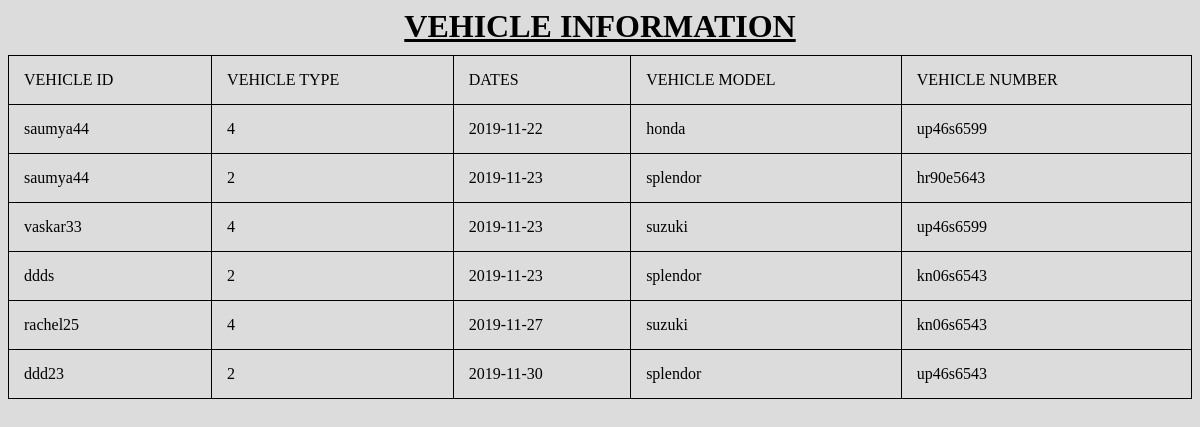
Screenshot of /admin/vehi.php with the database file from the repository.
### tables this page shows
CREATE TABLE `vehicle` (
  `vehicle_id` varchar(100) NOT NULL,
  `vehicle_type` enum('2','3','4') NOT NULL,
  `dates` date NOT NULL,
  `vehicle_model` varchar(50) NOT NULL,
  `vehicle_number` varchar(50) NOT NULL
);

### admin/vehi.php (the view, shortened to what this page needs)
<?php
       $dbname ="plaza";
$host="localhost";
$username="root";
$password="";
$conn = new mysqli($host, $username, $password, $dbname);
?>
<?php
$sql = "SELECT * from vehicle";
$result = mysqli_query($conn,$sql);
?>
<html>
<head><link rel="stylesheet" type="text/css" href="hh.css"></head>
    <body>
     <h1>VEHICLE INFORMATION</h1>
        <table >
            <tr>
                <td>VEHICLE ID</td>
                <td>VEHICLE TYPE</td>
                <td>DATES</td>
                <td>VEHICLE MODEL</td>
                <td>VEHICLE NUMBER</td>
                </tr>
<?php
while($row = mysqli_fetch_object($result)){
?>
    <tr>
        <td>
            <?php echo $row->vehicle_id;?>
        </td>
        <td>
            <?php echo $row->vehicle_type;?>
        </td>
        <td>
            <?php echo $row->dates;?>
        </td>
         <td>
            <?php echo $row->vehicle_model;?>
        </td>
        <td>
            <?php echo $row->vehicle_number;?>
        </td>
     </tr>
 <?php
}
?>
</table>
</body>
</html>

### admin/hh.css (style rules this page uses)
* { font-family: calibri; }
body { background: #dcdcdc; }
table { width: 100%; padding: 40px 40px; }
table, th, td { border: 1px solid black; border-collapse: collapse; }
th, td { padding: 15px; text-align: left; font-weight: normal; }
h1 { font-weight: bold; text-align: center; text-decoration: underline; margin-bottom: 10px; }

### rows the page displays
vehicle: vehicle "saumya44", vehicle_type "4", dates "2019-11-22", vehicle_model "honda", vehicle_number "up46s6599"
vehicle: vehicle "saumya44", vehicle_type "2", dates "2019-11-23", vehicle_model "splendor", vehicle_number "hr90e5643"
vehicle: vehicle "vaskar33", vehicle_type "4", dates "2019-11-23", vehicle_model "suzuki", vehicle_number "up46s6599"
vehicle: vehicle "ddds", vehicle_type "2", dates "2019-11-23", vehicle_model "splendor", vehicle_number "kn06s6543"
vehicle: vehicle "rachel25", vehicle_type "4", dates "2019-11-27", vehicle_model "suzuki", vehicle_number "kn06s6543"
vehicle: vehicle "ddd23", vehicle_type "2", dates "2019-11-30", vehicle_model "splendor", vehicle_number "up46s6543"
